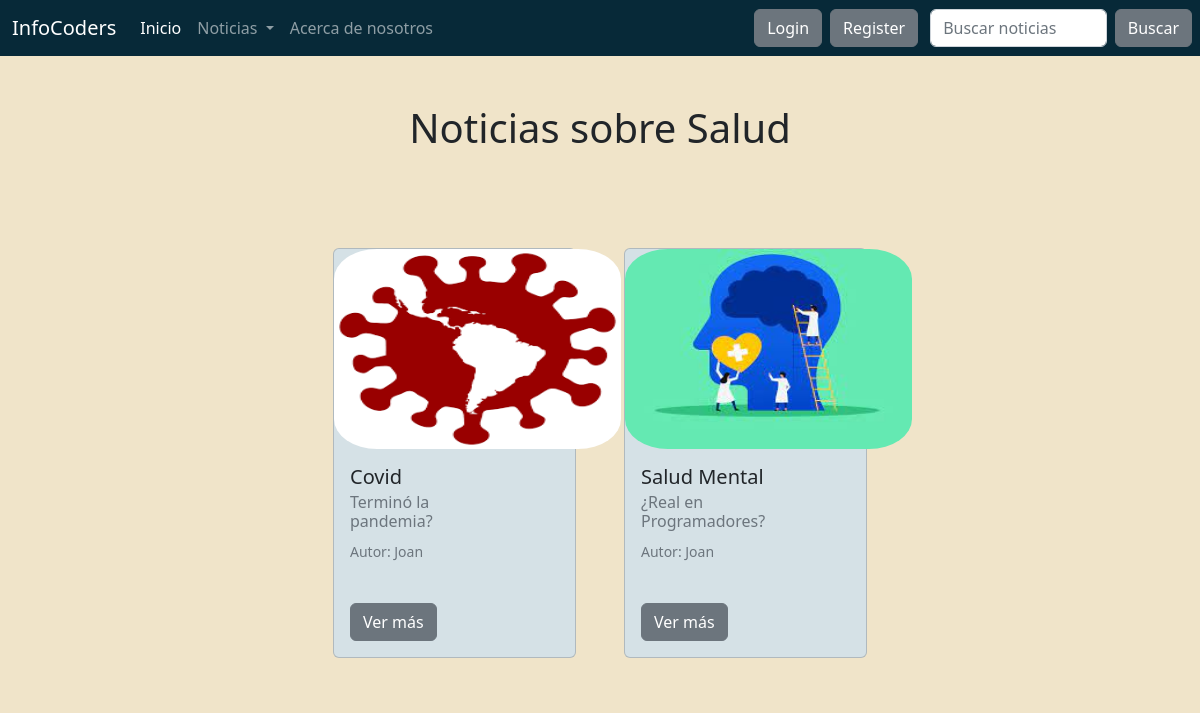
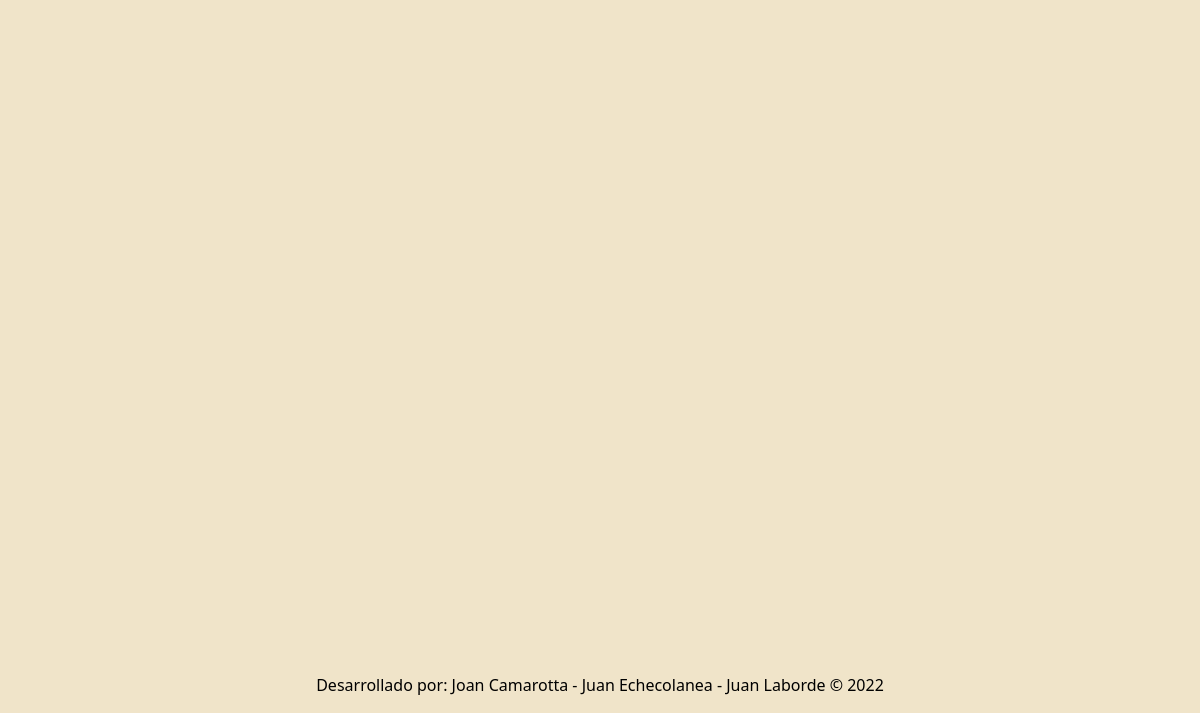
Page /noticias/salud/ on the earlier database version (2 pictures, top to bottom).
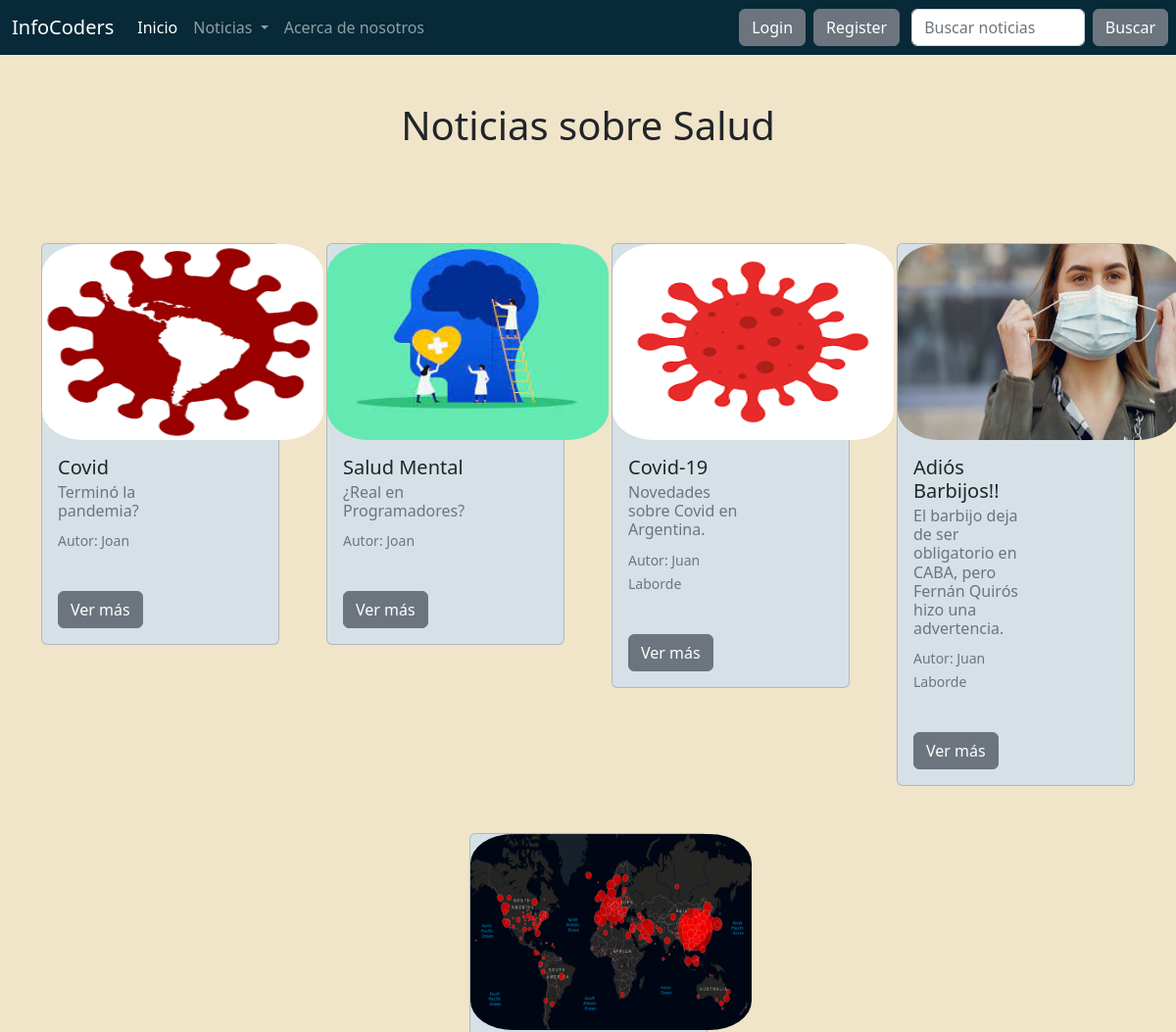
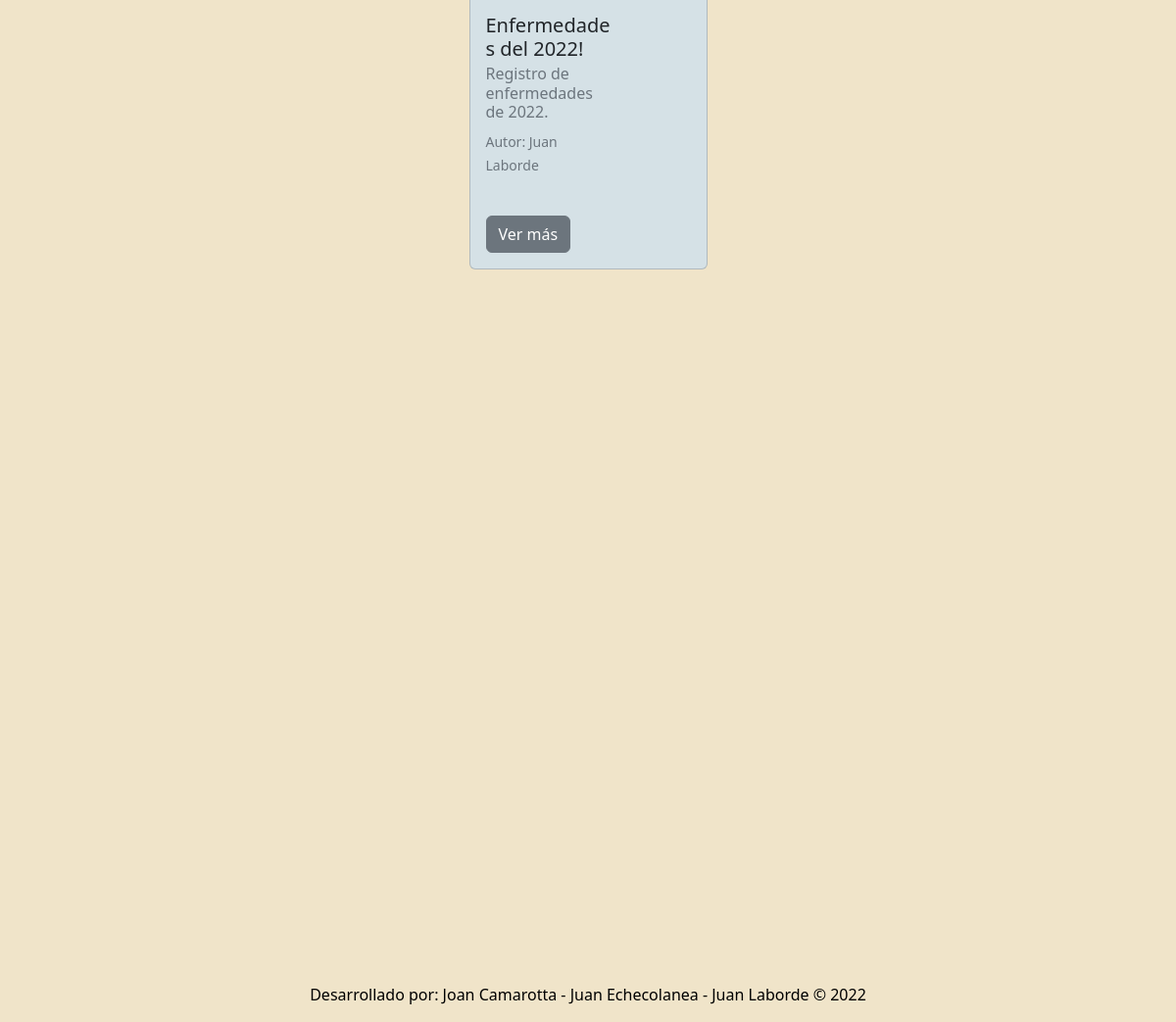
Same page on the later database version (2 pictures, top to bottom).
### blog/models.py (models this page shows, shortened)
class Note(models.Model):
    title = models.CharField(max_length=100, blank=True, null=True)
    subtitle = models.CharField(max_length=100)
    author = models.CharField(max_length=50)
    publish_date = models.DateField(default=now)
    text = models.TextField(blank=True)
    category = models.ForeignKey('Categoria', on_delete=models.CASCADE, related_name='blog')
    image = models.ImageField(upload_to='note_image', blank = True, null = True)
    is_active = models.BooleanField(default=True, blank = True)
    class Meta:
        verbose_name = 'Nota'
        verbose_name_plural = 'Notas'

### blog/views.py (the view)
# urls.py: path('salud/', health_post, name = 'health_post'),
def health_post(request):
    health = Note.objects.filter(category_id = 2)
    context = {'health' : health}
    return render(request, 'health_post.html', context = context)

### templates/health_post.html (shortened to what this page needs)
{% extends 'base.html' %}
{% block content %}
<h1
class="fw-bopld text-center py-5">
Noticias sobre Salud
</h1>
<div class="container px-8 px-lg-7 mt-5">
    <div class="row gx-4 gx-lg-5 row-cols-2 row-cols-md-3 row-cols-xl-4 justify-content-center">
      {% for note in health %}
        <div class="col mb-5">
            <div class="card h-120" style="background-color:#d5e1e6">
              {% if note.image %}
              <img class="card-img-top" src="{{note.image.url}}"style= "border-radius: 15%; border: 5px; width: 287px; height: 200px; position: relative;"/>
              {% endif %}
              <div class="col-md-8">
                <div class="card-body">
                  <h5 class="card-title">{{note.title}}</h5>
                  <h6 class="card-subtitle mb-2 text-muted">{{note.subtitle}}</h6>
                  <p class="card-text"><small class="text-muted">Autor: {{note.author}}</small></p>
                  <br>
                  <a href="/noticias/leer-noticia/{{note.id}}/" class="btn btn-secondary">Ver más</a>
      </div>
    </div>
  </div>
</div>
{% endfor %}
{% endblock %}

Differences in the rows shown:
added Note: image (picture), title "Covid-19", subtitle "Novedades sobre Covid en Argentina.", author "Juan Laborde"
added Note: image (picture), title "Adiós Barbijos!!", subtitle "El barbijo deja de ser obligatorio en CABA, pero Fernán Quirós hizo una advertencia.", author "Juan Laborde"
added Note: image (picture), title "Enfermedades del 2022!", subtitle "Registro de enfermedades de 2022.", author "Juan Laborde"
